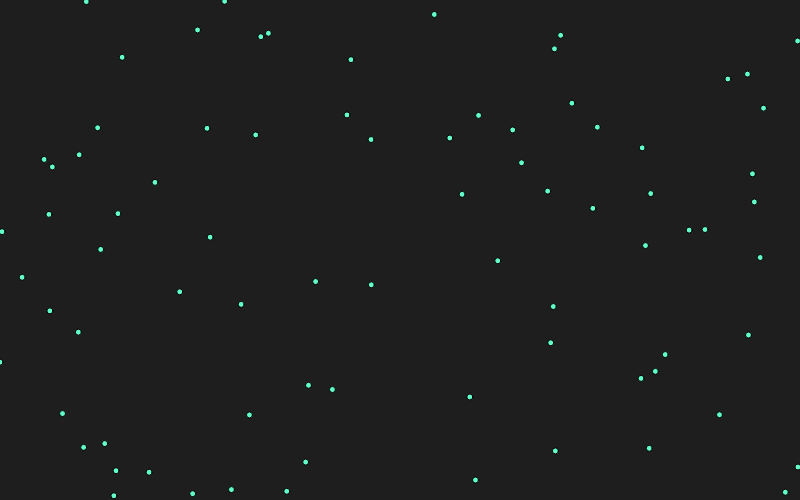
Frame 1 (no input)
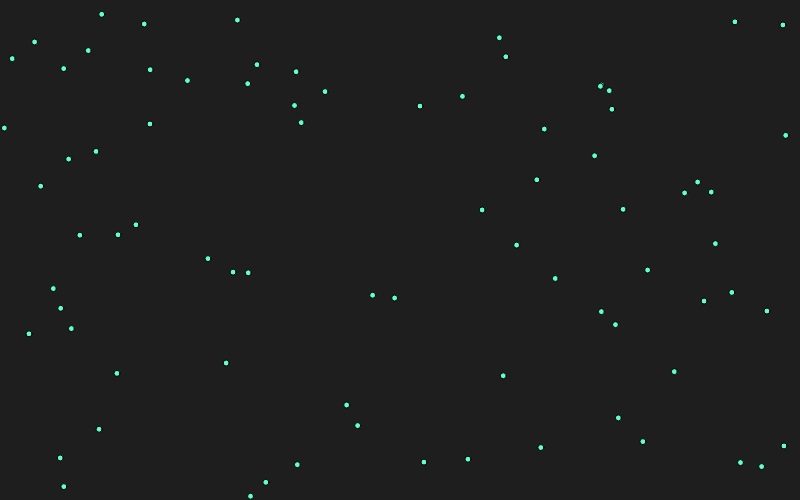
Frame 60 (no input)
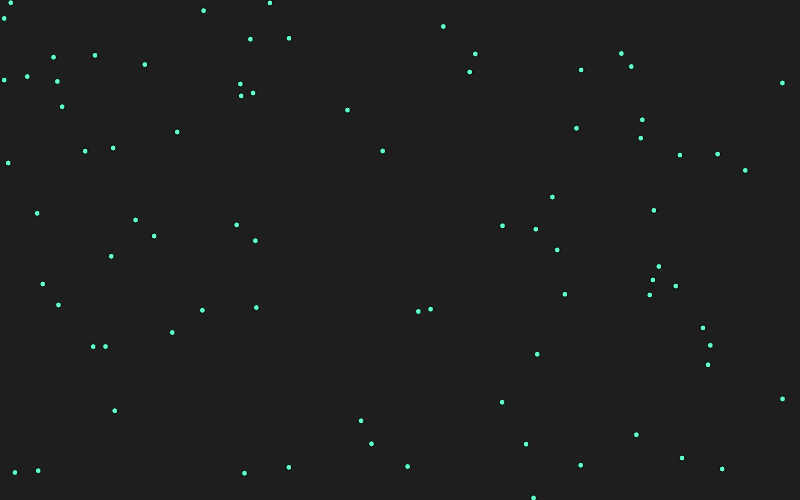
Frame 120 (the mouse pressed at the canvas centre since frame 60)

The p5.js sketch that drew these frames (run headless with seeded random() and noise() and a simulated clock; from frame 60 on, the mouse is pressed at the canvas centre):

// p5.js sketch
// ── sketch.js
let boids = []; 
function setup(){ 
createCanvas(800,500); 
for(let i=0;i<80;i++){ 
boids.push({ 
x: random(width), 
y: random(height), 
vx: random(-1,1), 
vy: random(-1,1) 
}); 
} 
} 
function draw(){ 
background(30); 
for(let b of boids){ 
b.x += b.vx; 
b.y += b.vy; 
if(b.x<0) b.x=width; 
if(b.x>width) b.x=0; 
if(b.y<0) b.y=height; 
if(b.y>height) b.y=0; 
fill(100,255,200); 
circle(b.x,b.y,6); 
} 
}
